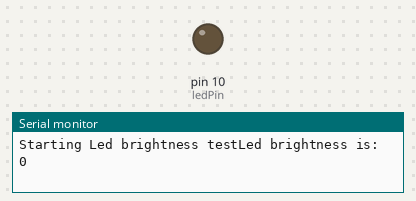
This sketch was run on a simulated Arduino Uno, built with avr-gcc and run on an emulated ATmega328P. Parts: output pins drawn as LEDs (lit = HIGH), the last lines printed to the serial monitor.

Above: at 0.05 s.
At 4.0 s:
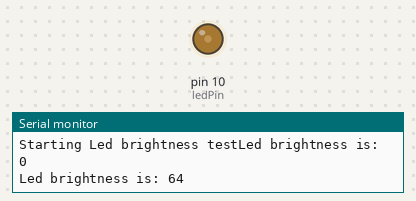
At 6.0 s:
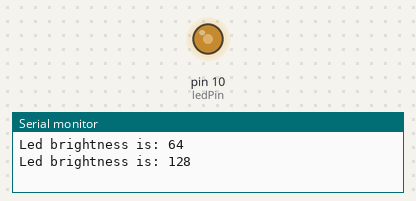
At 8.0 s:
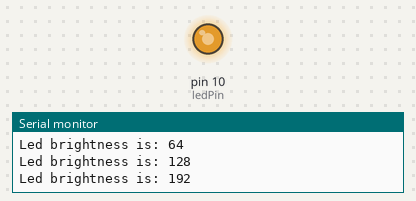
Timing chart, 0 to 10.4 s (numbered marks = the images above):
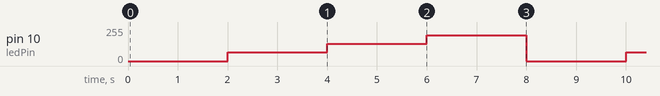

The sketch:

Task_4.ino
```cpp
///Jason Klimock 26322298
//Soen 422 Lab 1
// task_4

const int ledPin = 10;//must be pin 3,5,6,9,10,11 for PWM
const int twoSecond = 2000;
const int max = 255;
const int step = 64; // Step of 64 give 4 values 0, 64, 128, 192

void setup() {

    pinMode(ledPin, OUTPUT);
    Serial.begin(9600); //set Baud rate to match serial monitor
    Serial.print("Starting Led brightness test");
}

void loop() {
   for (int i = 0; i<=max; i+=step){
        Serial.print("Led brightness is: ");
        Serial.println(i);
        analogWrite(ledPin, i);
        delay(twoSecond);
   }
}
```

Measured:
- by itself, pin 10 (ledPin): repeats every 8.0 s: 128/255 2.0 s, 192/255 2.0 s, 0/255 2.0 s, 64/255 2.0 s
